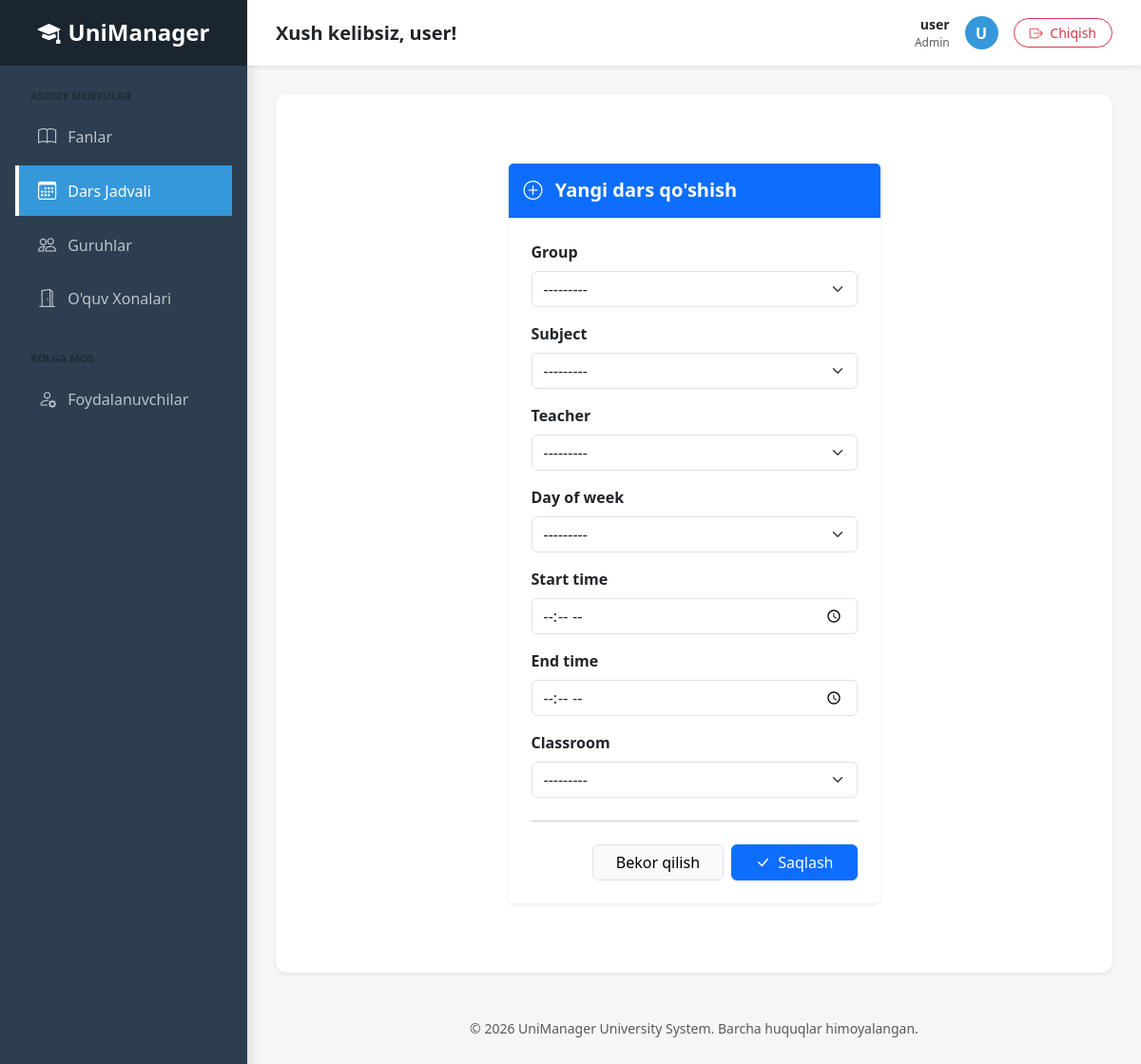
Screenshot of /academy/timetable/add/ (signed in) with the database file from the repository.
### users/models.py (models this page shows)
class User(AbstractUser):
    USER_ROLES = (
        ('admin', 'Admin'),
        ('teacher', 'O\'qituvchi'),
        ('student', 'Talaba'),
    )
    role = models.CharField(max_length=10, choices=USER_ROLES, default='admin')
    phone_number = models.CharField(max_length=15, blank=True, null=True)
    address = models.TextField(blank=True, null=True)
    def __str__(self):
        return f"{self.username} - {self.get_role_display()}"

### academy/views.py (the view)
# urls.py: path('timetable/add/', views.timetable_add, name='timetable_add'),
@login_required
def timetable_add(request):
    if request.user.role != 'admin' and not request.user.is_staff:
        messages.error(request, "Sizda dars qo'shish huquqi yo'q!")
        return redirect('timetable_view')
    if request.method == "POST":
        form = TimetableForm(request.POST)
        if form.is_valid():
            try:
                lesson = form.save(commit=False)
                lesson.full_clean()
                lesson.save()
                messages.success(request, "Dars muvaffaqiyatli qo'shildi!")
                return redirect('timetable_view')
            except ValidationError as e:
                form.add_error(None, e)
    else:
        form = TimetableForm()
    return render(request, 'academy/timetable_form.html', {'form': form})

### academy/forms.py
class TimetableForm(forms.ModelForm):
    class Meta:
        model = Timetable
        fields = ['group', 'subject', 'teacher', 'day_of_week', 'start_time', 'end_time', 'classroom']
        widgets = {
            'group': forms.Select(attrs={'class': 'form-select'}),
            'subject': forms.Select(attrs={'class': 'form-select'}),
            'teacher': forms.Select(attrs={'class': 'form-select'}),
            'day_of_week': forms.Select(attrs={'class': 'form-select'}),
            'classroom': forms.Select(attrs={'class': 'form-select'}), # Xonani ham Select qiling
            'start_time': forms.TimeInput(attrs={'class': 'form-control', 'type': 'time'}),
            'end_time': forms.TimeInput(attrs={'class': 'form-control', 'type': 'time'}),
        }

### academy/models.py (called while the page is built)
    def __str__(self):
        return self.name

    def __str__(self):
        return f"{self.number} ({self.get_room_type_display()})"

    def __str__(self):
        return f"{self.name} ({self.course_number}-kurs)"

### academy/templates/academy/timetable_form.html (shortened to what this page needs)
{% extends 'base.html' %}
{% block content %}
<div class="container py-5">
    <div class="row justify-content-center">
        <div class="col-md-8 col-lg-6">
            <div class="card shadow-sm border-0">
                <div class="card-header bg-primary text-white py-3">
                    <h5 class="mb-0 fw-bold"><i class="bi bi-plus-circle me-2"></i> Yangi dars qo'shish</h5>
                </div>
                <div class="card-body p-4">
                    <form method="post">
                        {% for field in form %}
                            <div class="mb-3">
                                <label class="form-label fw-semibold text-dark">{{ field.label }}</label>
                                {{ field }}
                            </div>
                        {% endfor %}
                        <hr class="my-4">
                        <div class="d-flex justify-content-end gap-2">
                            <a href="{% url 'timetable_view' %}" class="btn btn-light px-4 border">Bekor qilish</a>
                            <button type="submit" class="btn btn-primary px-4">
                                <i class="bi bi-check-lg me-1"></i> Saqlash
                            </button>
                        </div>
                    </form>
                </div>
            </div>
        </div>
    </div>
</div>
{% endblock %}

### templates/base.html (shortened to what this page needs)
<!DOCTYPE html>
<html lang="uz">
<head>
    <link href="https://cdn.jsdelivr.net/npm/bootstrap@5.3.0/dist/css/bootstrap.min.css" rel="stylesheet">
    <link rel="stylesheet" href="https://cdn.jsdelivr.net/npm/bootstrap-icons@1.11.0/font/bootstrap-icons.css">
</head>
<body>
    <div class="d-flex">
        {% if user.is_authenticated %}
        <div id="sidebar" class="shadow">
            <div class="logo-section mb-4">
                <h4 class="mb-0 fw-bold"><i class="bi bi-mortarboard-fill me-2"></i>UniManager</h4>
            </div>
            <div class="px-3">
                <p class="text-uppercase small fw-bold text-muted mb-2 ps-3" style="font-size: 0.7rem;">Asosiy Menyular</p>
                <ul class="nav flex-column">
                    <li class="nav-item">
                        <a href="{% url 'subject_list' %}" class="nav-link mb-1 {% if 'subject' in request.path %}active{% endif %}">
                            <i class="bi bi-book"></i> Fanlar
                        </a>
                    </li>
                    <li class="nav-item">
                        <a href="{% url 'timetable_view' %}" class="nav-link mb-1 {% if 'timetable' in request.path %}active{% endif %}">
                            <i class="bi bi-calendar3"></i> Dars Jadvali
                        </a>
                    </li>
                    <li class="nav-item">
                        <a href="{% url 'group_list' %}" class="nav-link mb-1 {% if 'group' in request.path %}active{% endif %}">
                            <i class="bi bi-people"></i> Guruhlar
                        </a>
                    </li>
                    <li class="nav-item">
                        <a href="{% url 'classroom_list' %}" class="nav-link mb-1 {% if 'classroom' in request.path %}active{% endif %}">
                            <i class="bi bi-door-open"></i> O'quv Xonalari
                        </a>
                    </li>
                </ul>
                <p class="text-uppercase small fw-bold text-muted mt-4 mb-2 ps-3" style="font-size: 0.7rem;">Rolga Mos</p>
                <ul class="nav flex-column">
                    {% if user.role == 'admin' %}
                    <li class="nav-item">
                        <a href="{% url 'user_list' %}" class="nav-link mb-1 {% if 'user' in request.path %}active{% endif %}">
                            <i class="bi bi-person-gear"></i> Foydalanuvchilar
                        </a>
                    </li>
                    {% elif user.role == 'teacher' %}
                    <li class="nav-item">
                        <a href="{% url 'teacher_dashboard' %}" class="nav-link mb-1 {% if 'teacher' in request.path %}active{% endif %}">
                            <i class="bi bi-journal-check"></i> Baholash Jurnali
                        </a>
                    </li>
                    {% elif user.role == 'student' %}
                    <li class="nav-item">
                        <a href="{% url 'student_dashboard' %}" class="nav-link mb-1 {% if 'student' in request.path %}active{% endif %}">
                            <i class="bi bi-graph-up-arrow"></i> Mening Natijalarim
                        </a>
                    </li>
                    {% endif %}
                </ul>
            </div>
        </div>
        {% endif %}
        <div class="main-content">
            <nav class="top-navbar d-flex justify-content-between align-items-center shadow-sm">
                <div>
                    <h5 class="mb-0 text-dark fw-semibold">
                        {% if user.is_authenticated %}
                            Xush kelibsiz, {{ user.get_full_name|default:user.username }}!
                        {% else %}
                            Tizimga kirish
                        {% endif %}
                    </h5>
                </div>
                <div class="d-flex align-items-center">
                    {% if user.is_authenticated %}
                        <div class="me-3 d-none d-md-block text-end">
                            <div class="fw-bold small">{{ user.username }}</div>
                            <div class="text-muted" style="font-size: 0.75rem;">{{ user.get_role_display|default:user.role }}</div>
                        </div>
                        <div class="user-profile-img me-3">
                            {{ user.username|first|upper }}
                        </div>
                        <form action="{% url 'logout' %}" method="post" class="m-0">
                            <button type="submit" class="btn btn-outline-danger btn-sm rounded-pill px-3">
                                <i class="bi bi-box-arrow-right me-1"></i> Chiqish
                            </button>
                        </form>
                    {% else %}
                        <a href="{% url 'login' %}" class="btn btn-primary btn-sm rounded-pill px-4">Kirish</a>
                    {% endif %}
                </div>
            </nav>
            <div class="content-container">
                <div class="main-card">
                    {% block content %}
                    {% endblock %}
                </div>
                <footer class="mt-5 text-center text-muted small">
                    <p>&copy; 2026 UniManager University System. Barcha huquqlar himoyalangan.</p>
                </footer>
            </div>
        </div>
    </div>
</body>
</html>

### templates/base.html (style rules this page uses)
body { background-color: #f4f7f6; font-family: 'Segoe UI', Tahoma, Geneva, Verdana, sans-serif; }
#sidebar { min-width: 260px; max-width: 260px; min-height: 100vh; background: #2c3e50; color: white; transition: all 0.3s; }
#sidebar .logo-section { background: #1a252f; padding: 20px; text-align: center; }
#sidebar .nav-link { color: #bdc3c7; padding: 12px 20px; display: flex; align-items: center; transition: 0.2s; border-left: 4px solid transparent; }
#sidebar .nav-link.active { background: #3498db; color: white !important; border-left: 4px solid #fff; }
#sidebar .nav-link i { font-size: 1.2rem; margin-right: 12px; }
.main-content { flex: 1; min-width: 0; }
.top-navbar { background: white; padding: 15px 30px; }
.content-container { padding: 30px; }
.main-card { background: white; border-radius: 12px; border: none; box-shadow: 0 0.125rem 0.25rem rgba(0, 0, 0, 0.075); padding: 25px; }
.user-profile-img { width: 35px; height: 35px; background: #3498db; color: white; border-radius: 50%; display: inline-flex; align-items: center; justify-content: center; font-weight: bold; }

### rows the page displays
User: get_full_name "user", username "user", role "Admin", username|first "U"

### other values shown
{{ field.label }} "Group" "Subject" "Teacher" "Day of week" "Start time" "End time" "Classroom"
